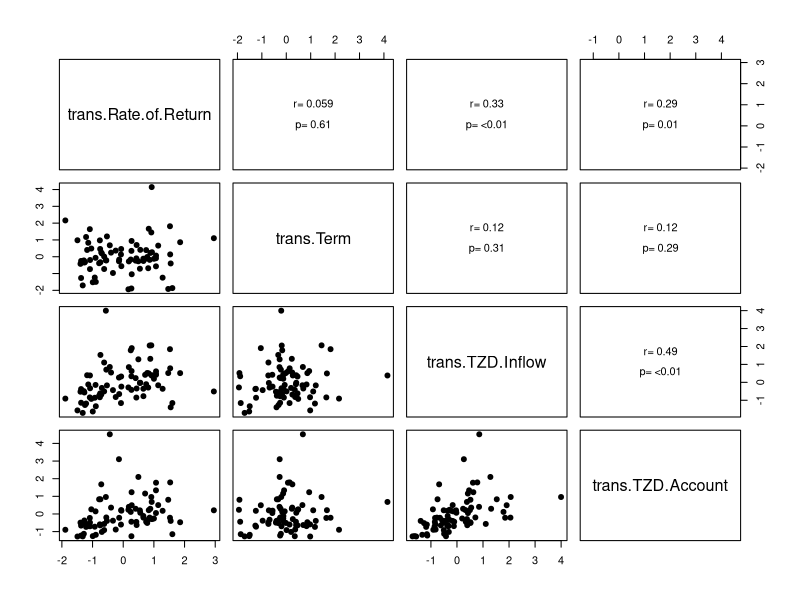
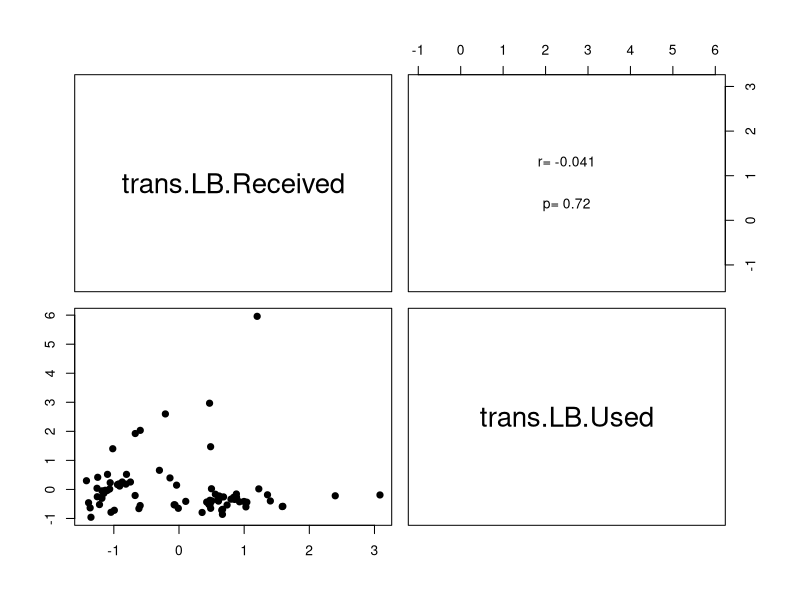
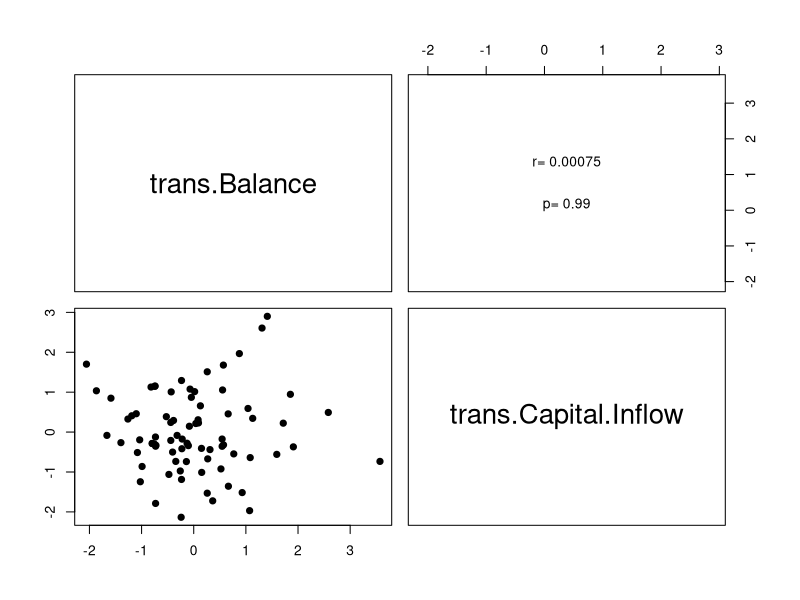
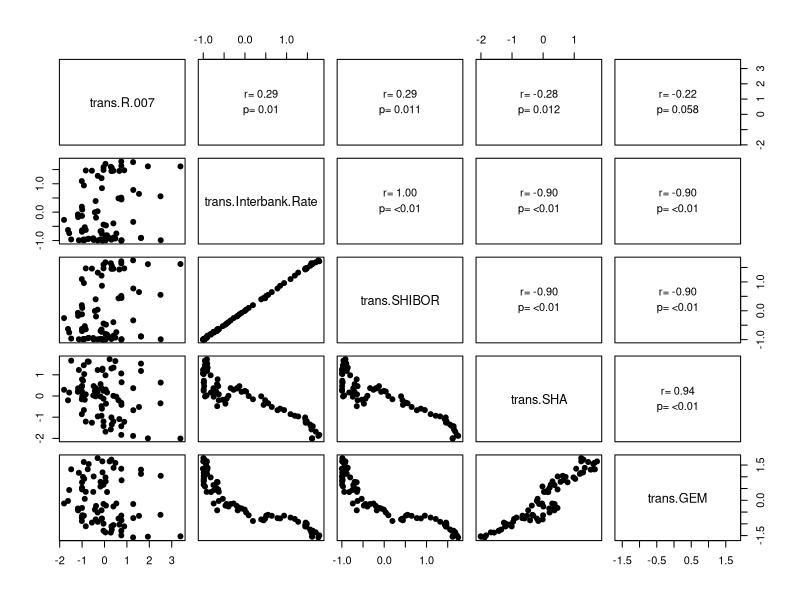
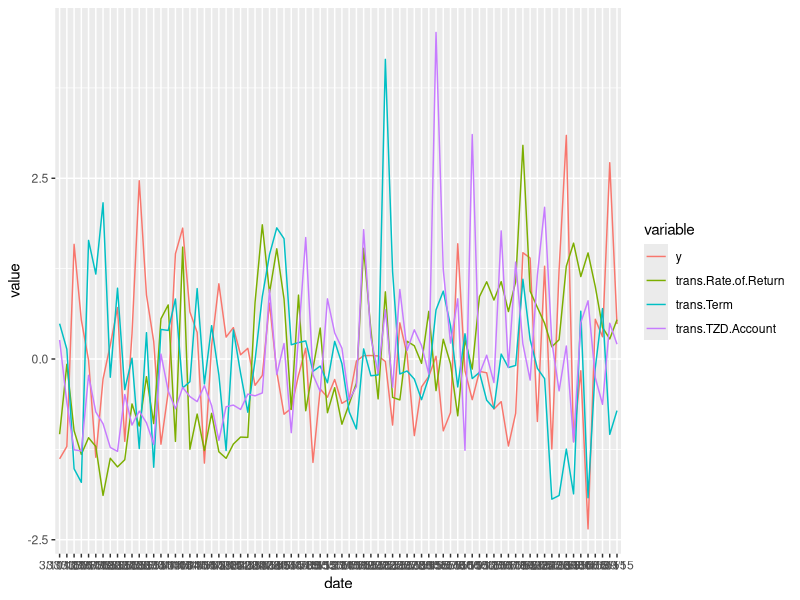
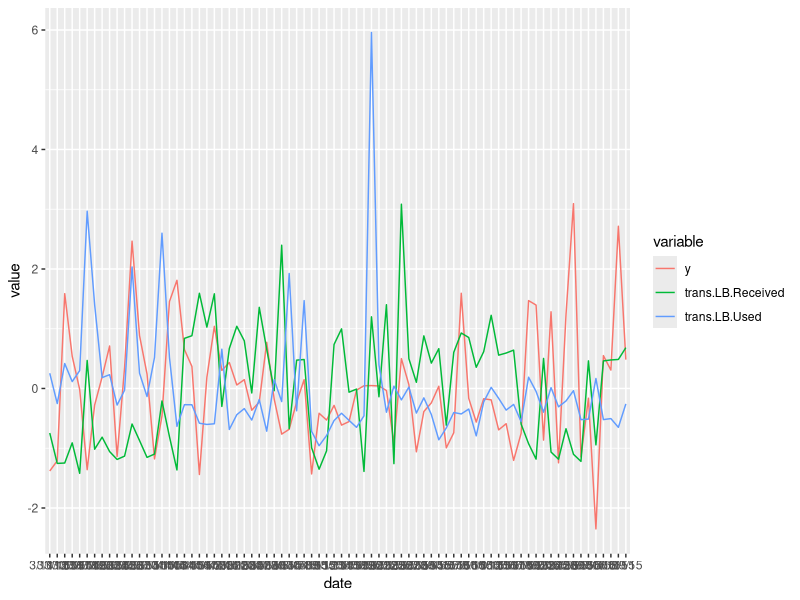
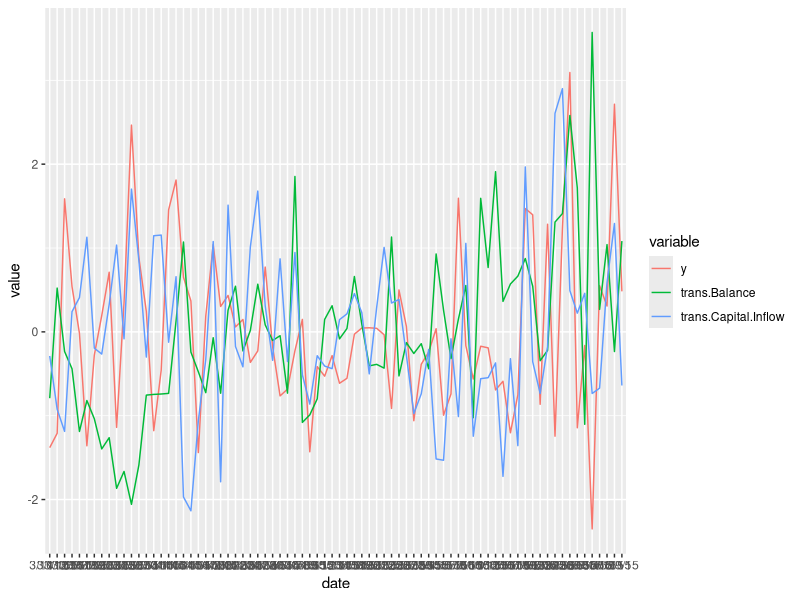
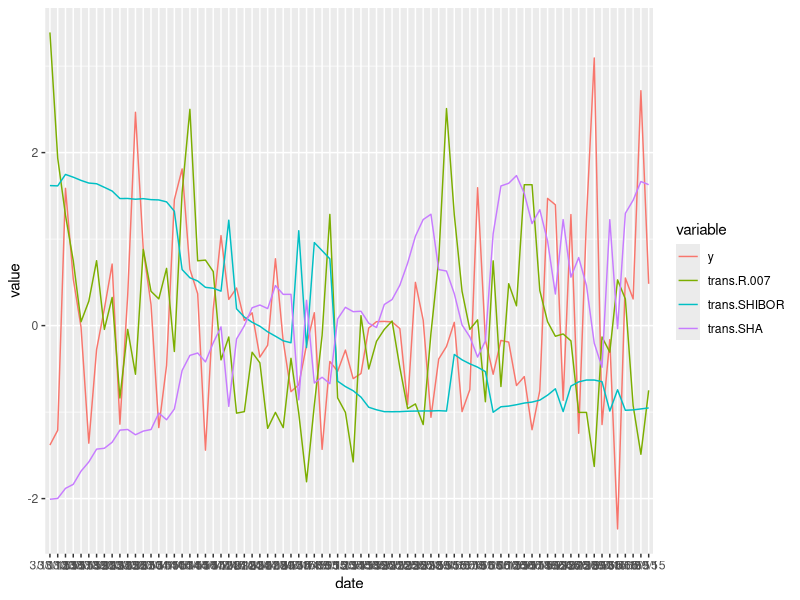

The R script that drew these images, in order:
## ---- chunk 1
setwd("/Users/ewenwang/Dropbox/Data Science/DMAIC/Case Study/3-Analyze")

df = data.frame(read.csv("data.csv", header = T)[-c(1:4),-c(2:3)])
## ---- chunk 2
require(caret, warn.conflicts = F)

date = df[,1]
trans = preProcess(df[,-1], c("center", "scale"))
predictorsTrans = data.frame(trans = predict(trans, df[,-1]))

X = predictorsTrans[,-1]
y = predictorsTrans[,1]
trans.df = data.frame(data = df[,1], y, X)
## ---- chunk 3
X.product = X[, c(1, 2, 5, 6)]
X.promotion = X[, c(7, 8)]
X.platform = X[, c(3, 4)]
X.market = X[, c(9, 10, 11, 12, 13)]
## ---- chunk 4
panel.cor <- function(x, y, digits = 2, cex.cor, ...) {
  usr <- par("usr")
  on.exit(par(usr))
  par(usr = c(0, 1, 0, 1))
  # correlation coefficient
  r <- cor(x, y)
  txt <- format(c(r, 0.123456789), digits = digits)[1]
  txt <- paste("r= ", txt, sep = "")
  text(0.5, 0.6, txt)
  # p-value calculation
  p <- cor.test(x, y)$p.value
  txt2 <- format(c(p, 0.123456789), digits = digits)[1]
  txt2 <- paste("p= ", txt2, sep = "")
  if (p < 0.01) 
    txt2 <- paste("p= ", "<0.01", sep = "")
  text(0.5, 0.4, txt2)
}

pairs(X.product, pch = 19, upper.panel = panel.cor)
pairs(X.promotion, pch = 19, upper.panel = panel.cor)
pairs(X.platform, pch = 19, upper.panel = panel.cor)
pairs(X.market, pch = 19, upper.panel = panel.cor)
## ---- chunk 5
X.product = X[, c(1, 2, 6)]
X.market = X[, c(9, 11, 12)]
## ---- chunk 6
require(ggplot2)
require(reshape2, warn.conflicts = F)

df.product = data.frame(date, y, X.product)
meltdf <- melt(df.product, "date")
ggplot(meltdf,aes(x=date,y=value,colour=variable,group=variable)) +
  geom_line()

df.promotion = data.frame(date, y, X.promotion)
meltdf <- melt(df.promotion, "date")
ggplot(meltdf,aes(x=date,y=value,colour=variable,group=variable)) +
  geom_line()

df.platform = data.frame(date, y, X.platform)
meltdf <- melt(df.platform , "date")
ggplot(meltdf,aes(x=date,y=value,colour=variable,group=variable)) +
  geom_line()

df.market = data.frame(date, y, X.market)
meltdf <- melt(df.market, "date")
ggplot(meltdf,aes(x=date,y=value,colour=variable,group=variable)) +
  geom_line()
## ---- chunk 7
require(gridExtra, warn.conflicts = F)
require(ggplot2)

p1 <- ggplot(X, aes(x = X$trans.Rate.of.Return))+
  geom_density()
p2 <- ggplot(X, aes(x = X$trans.Term))+
  geom_density()
p3 <- ggplot(X, aes(x = X$trans.TZD.Account))+
  geom_density()

p4 <- ggplot(X, aes(x = X$trans.Balance))+
  geom_density()
p5 <- ggplot(X, aes(x = X$trans.Capital.Inflow))+
  geom_density()

p6 <- ggplot(X, aes(x = X$trans.LB.Received))+
  geom_density()
p7 <- ggplot(X, aes(x = X$trans.LB.Used))+
  geom_density()

p8 <- ggplot(X, aes(x = X$trans.R.007))+
  geom_density()

grid.arrange(p1, p2, p3, p4,
             p5, p6, p7, p8, ncol=4)
